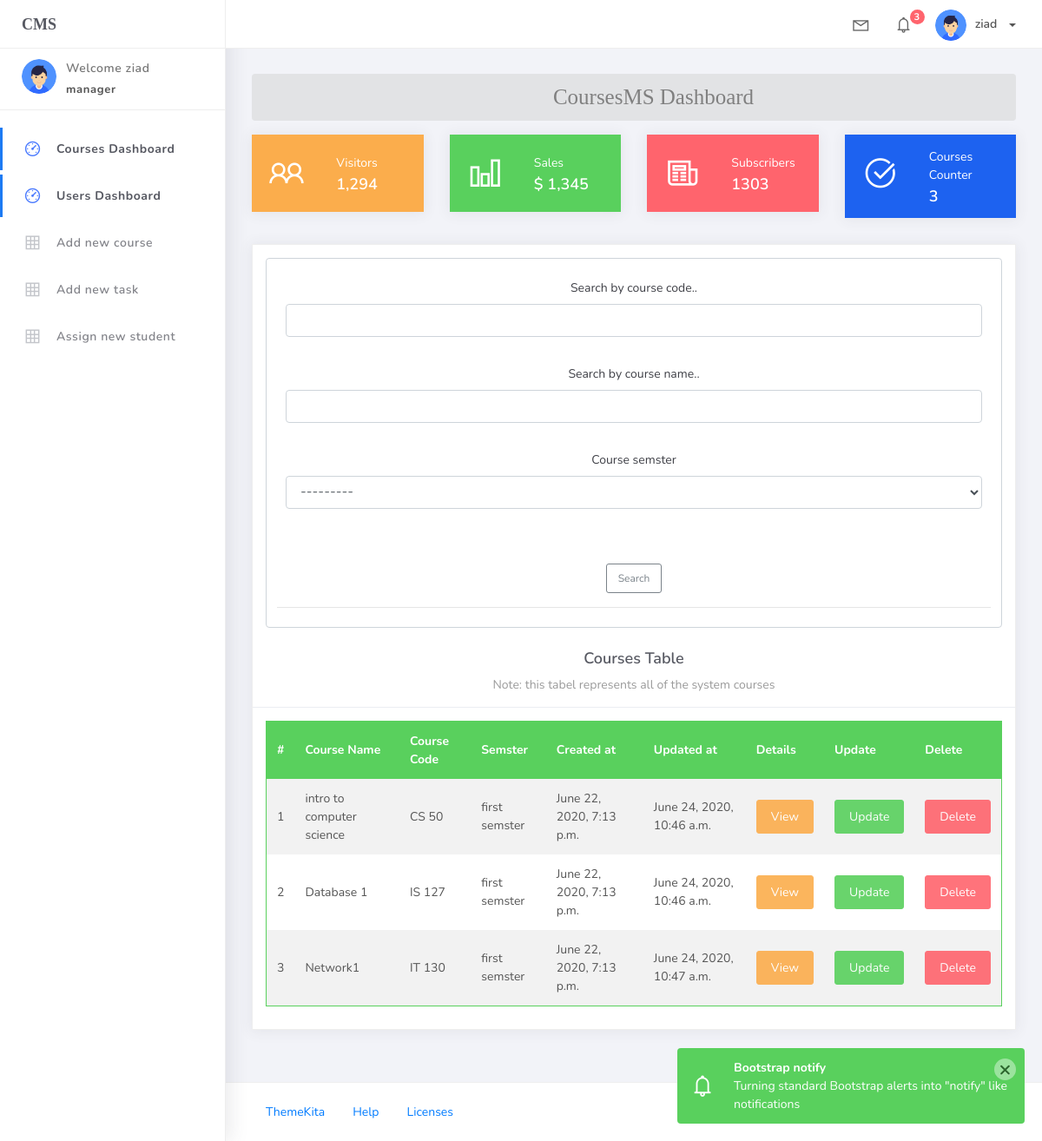
The page /courses/list/ (signed in) on the database its author committed.
### UsersMS/models.py (models this page shows, shortened)
class Profile(models.Model):
    user = models.OneToOneField(User, on_delete=models.CASCADE)
    image = models.ImageField(default='default.png', upload_to='profile_pics')

### CoursesMS/models.py (models this page shows, shortened)
class Course(models.Model):
	SEMESTERS = (
		('first semster', '1'),
		('secode semster', '2'),
		)
	course_name = models.CharField(max_length=50, unique=True)
	course_code = models.CharField(max_length=6, unique=True)
	course_semster = models.CharField(max_length=20, choices=SEMESTERS)
	date_created = models.DateTimeField(auto_now_add=True)
	date_updated = models.DateTimeField(auto_now=True)
	cridit_hours = models.IntegerField(null=True)

### UsersMS/decorators.py (the view)
		def wrapper_func(request, *args, **kwargs):
			group = None
			if request.user.groups.exists():
				group = request.user.groups.all()[0].name
			if group in allowed_roles:
				return view_func(request, *args, **kwargs)
			else:
				return HttpResponse('You are not authorized to view this page')

### CoursesMS/views.py (called while the page is built)
@login_required(login_url='login')
@allowed_users(allowed_roles=['manager'])
def index(request):
	courses = Course.objects.all()
	number_of_courses = courses.count()
	course_filter = CourseFilter(request.GET, queryset=courses)
	courses = course_filter.qs
	context = {'courses': courses, 'number_of_courses': number_of_courses, 'course_filter': course_filter}
	return render(request, 'CoursesMS/index.html', context)

### CoursesMS/templates/CoursesMS/index.html
{% extends 'CoursesMS/base.html' %}
{% block content %}
<center><h5 class="alert alert-secondary" style="color: gray; font-family: initial;">CoursesMS Dashboard</h5></center>
<div class="row">
  <div class="col-md-3">
    <div class="card card-stats card-warning">
      <div class="card-body ">
        <div class="row">
          <div class="col-5">
            <div class="icon-big text-center">
              <i class="la la-users"></i>
            </div>
          </div>
          <div class="col-7 d-flex align-items-center">
            <div class="numbers">
              <p class="card-category">Visitors</p>
              <h4 class="card-title">1,294</h4>
            </div>
          </div>
        </div>
      </div>
    </div>
  </div>
  <div class="col-md-3">
    <div class="card card-stats card-success">
      <div class="card-body ">
        <div class="row">
          <div class="col-5">
            <div class="icon-big text-center">
              <i class="la la-bar-chart"></i>
            </div>
          </div>
          <div class="col-7 d-flex align-items-center">
            <div class="numbers">
              <p class="card-category">Sales</p>
              <h4 class="card-title">$ 1,345</h4>
            </div>
          </div>
        </div>
      </div>
    </div>
  </div>
  <div class="col-md-3">
    <div class="card card-stats card-danger">
      <div class="card-body">
        <div class="row">
          <div class="col-5">
            <div class="icon-big text-center">
              <i class="la la-newspaper-o"></i>
            </div>
          </div>
          <div class="col-7 d-flex align-items-center">
            <div class="numbers">
              <p class="card-category">Subscribers</p>
              <h4 class="card-title">1303</h4>
            </div>
          </div>
        </div>
      </div>
    </div>
  </div>
  <div class="col-md-3">
    <div class="card card-stats card-primary">
      <div class="card-body ">
        <div class="row">
          <div class="col-5">
            <div class="icon-big text-center">
              <i class="la la-check-circle"></i>
            </div>
          </div>
          <div class="col-7 d-flex align-items-center">
            <div class="numbers">
              <p class="card-category">Courses Counter</p>
              <h4 class="card-title">{{number_of_courses}}</h4>
            </div>
          </div>
        </div>
      </div>
    </div>
  </div>
</div>
<div class="row">
  <div class="col-md-12">
    <div class="card">
      <center>
        <div class="card-header ">
                {% include 'CoursesMS/search_form.html' %}
          <h4 class="card-title">Courses Table</h4>
          <p class="card-category">Note: this tabel represents all of the system courses</p>
        </div>
      </center>
      <div class="card-body">
        <table class="table table-head-bg-success table-striped table-hover">
          <thead>
            <tr>
              <th>#</th>
              <th>Course Name</th>
              <th>Course Code</th>
              <th>Semster</th>
              <th>Created at</th>
              <th>Updated at</th>
              <th>Details</th>
              <th>Update</th>
              <th>Delete</th>
            </tr>
          </thead>
          <tbody>
            {% for course in courses %}
            <tr>
              <td>{{course.id}}</td>
              <td>{{course.course_name}}</td>
              <td>{{course.course_code}}</td>
              <td>{{course.course_semster}}</td>
              <td>{{course.date_created}}</td>
              <td>{{course.date_updated}}</td>
              <td><a class="btn btn-warning" href="{% url 'courses_details' course.id %}">View</a></td>
              <td><a class="btn btn-success" href="{% url 'courses_update' course.id %}">Update</a></td>
              <td><a class="btn btn-danger" href="{% url 'courses_delete' course.id %}">Delete</a></td>
            </tr>
            {% endfor %}
          </tbody>
        </table>
      </div>
    </div>
  </div>
    </div>
  </div>
</div>
{% endblock content %}

### CoursesMS/templates/CoursesMS/base.html (shortened to what this page needs)
	{% load static %}
<!DOCTYPE html>
<html>
<head>
	<link rel="stylesheet" href="{% static 'assets/css/bootstrap.min.css' %}">
	<link rel="stylesheet" href="{% static 'assets/css/ready.css' %}">
	<link rel="stylesheet" href="{% static 'assets/css/demo.css' %}">
</head>
<body>
	<div class="wrapper">
		<div class="main-header">
			<div class="logo-header">
				<a style="font-family: initial;" href="index.html" class="logo">
					CMS
				</a>
			</div>
			<nav class="navbar navbar-header navbar-expand-lg">
				<div class="container-fluid">
					<ul class="navbar-nav topbar-nav ml-md-auto align-items-center">
						<li class="nav-item dropdown hidden-caret">
							<a class="nav-link dropdown-toggle" href="#" id="navbarDropdown" role="button" data-toggle="dropdown" aria-haspopup="true" aria-expanded="false">
								<i class="la la-envelope"></i>
							</a>
						</li>
						<li class="nav-item dropdown hidden-caret">
							<a class="nav-link dropdown-toggle" href="#" id="navbarDropdown" role="button" data-toggle="dropdown" aria-haspopup="true" aria-expanded="false">
								<i class="la la-bell"></i>
								<span class="notification">3</span>
							</a>
						</li>
						<li class="nav-item dropdown">
							<a class="dropdown-toggle profile-pic" data-toggle="dropdown" href="#" aria-expanded="false"> <img src="{{user.profile.image.url}}" alt="user-img" width="36" class="img-circle"><span >{{request.user.username}}</span></span> </a>
							</li>
						</ul>
					</div>
				</nav>
			</div>
			<div class="sidebar">
				<div class="scrollbar-inner sidebar-wrapper">
					<div class="user">
						<div class="photo">
							<img src="{{user.profile.image.url}}">
						</div>
						<div class="info">
							<a class="" href="#" aria-expanded="true">
								<span>
									Welcome {{request.user.username}}
									<span class="user-level">{{request.user.groups.get.name}}</span>
								</span>
							</a>
						</div>
					</div>
					<ul class="nav">
						{% if request.user.groups.get.name == 'manager' %}
						<li class="nav-item active">
							<a href="{% url 'courses_list' %}">
								<i class="la la-dashboard"></i>
								<p>Courses Dashboard</p>
							</a>
						</li>
						<li class="nav-item active">
							<a href="{% url 'sysuser' %}">
								<i class="la la-dashboard"></i>
								<p>Users Dashboard</p>
							</a>
						</li>
						<li class="nav-item">
							<a href="{% url 'courses_create' %}">
								<i class="la la-table"></i>
								<p>Add new course</p>
							</a>
						</li>
						<li class="nav-item">
							<a href="{% url 'create_task' %}">
								<i class="la la-table"></i>
								<p>Add new task</p>
							</a>
						</li>
						<li class="nav-item">
							<a href="{% url 'studentassign' %}">
								<i class="la la-table"></i>
								<p>Assign new student</p>
							</a>
						</li>
						{% endif %}
					</ul>
				</div>
			</div>
			<div class="main-panel">
				<div class="content">
					<div class="container-fluid">
						{% block content %}
						{% endblock content %}
						<footer class="footer">
							<div class="container-fluid">
								<nav class="pull-left">
									<ul class="nav">
										<li class="nav-item">
											<a class="nav-link" href="http://www.themekita.com">
												ThemeKita
											</a>
										</li>
										<li class="nav-item">
											<a class="nav-link" href="#">
												Help
											</a>
										</li>
										<li class="nav-item">
											<a class="nav-link" href="https://themewagon.com/license/#free-item">
												Licenses
											</a>
										</li>
									</ul>
								</nav>
								<div class="copyright ml-auto">
									2018, made with  by <a href="http://www.themekita.com">ThemeKita</a>
								</div>
							</div>
						</footer>
					</div>
				</div>
		</body>
		</html>

### rows shown on the page
Course: id "1", course_name "intro to computer science", course_code "CS 50", course_semster "first semster", date_created "June 22, 2020, 7:13 p.m.", date_updated "June 24, 2020, 10:46 a.m."
Course: id "2", course_name "Database 1", course_code "IS 127", course_semster "first semster", date_created "June 22, 2020, 7:13 p.m.", date_updated "June 24, 2020, 10:46 a.m."
Course: id "3", course_name "Network1", course_code "IT 130", course_semster "first semster", date_created "June 22, 2020, 7:13 p.m.", date_updated "June 24, 2020, 10:47 a.m."

### other values the page prints
{{ request.user.username }} "ziad"
{{ request.user.groups.get.name }} "manager"
{{ number_of_courses }} "3"
